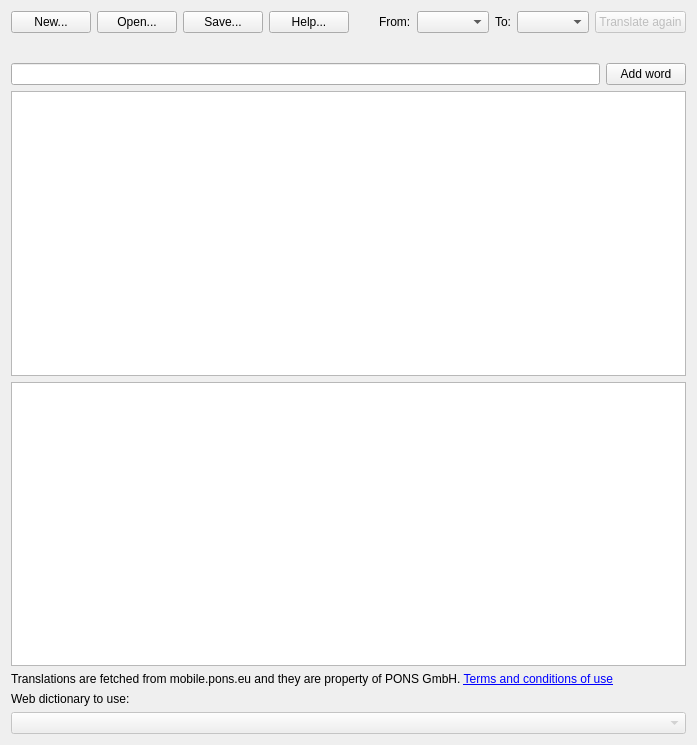
<?xml version="1.0" encoding="UTF-8"?>
<ui version="4.0">
 <class>MainWindow</class>
 <widget class="QMainWindow" name="MainWindow">
  <property name="geometry">
   <rect>
    <x>0</x>
    <y>0</y>
    <width>697</width>
    <height>745</height>
   </rect>
  </property>
  <property name="windowTitle">
   <string>Translator :)</string>
  </property>
  <widget class="QWidget" name="centralWidget">
   <layout class="QVBoxLayout" name="verticalLayout">
    <item>
     <layout class="QHBoxLayout" name="horizontalLayout_6">
      <item>
       <widget class="QPushButton" name="newButton">
        <property name="text">
         <string>New...</string>
        </property>
       </widget>
      </item>
      <item>
       <widget class="QPushButton" name="openButton">
        <property name="text">
         <string>Open...</string>
        </property>
       </widget>
      </item>
      <item>
       <widget class="QPushButton" name="saveButton">
        <property name="text">
         <string>Save...</string>
        </property>
       </widget>
      </item>
      <item>
       <widget class="QPushButton" name="helpButton">
        <property name="text">
         <string>Help...</string>
        </property>
       </widget>
      </item>
      <item>
       <spacer name="horizontalSpacer">
        <property name="orientation">
         <enum>Qt::Horizontal</enum>
        </property>
        <property name="sizeHint" stdset="0">
         <size>
          <width>40</width>
          <height>20</height>
         </size>
        </property>
       </spacer>
      </item>
      <item>
       <widget class="QLabel" name="fromLabel">
        <property name="text">
         <string>From:</string>
        </property>
       </widget>
      </item>
      <item>
       <widget class="QComboBox" name="sourceLanguage">
        <property name="sizePolicy">
         <sizepolicy hsizetype="Preferred" vsizetype="Minimum">
          <horstretch>0</horstretch>
          <verstretch>0</verstretch>
         </sizepolicy>
        </property>
       </widget>
      </item>
      <item>
       <widget class="QLabel" name="toLabel">
        <property name="text">
         <string>To:</string>
        </property>
       </widget>
      </item>
      <item>
       <widget class="QComboBox" name="targetLanguage">
        <property name="sizePolicy">
         <sizepolicy hsizetype="Preferred" vsizetype="Minimum">
          <horstretch>0</horstretch>
          <verstretch>0</verstretch>
         </sizepolicy>
        </property>
       </widget>
      </item>
      <item>
       <widget class="QPushButton" name="translateButton">
        <property name="enabled">
         <bool>false</bool>
        </property>
        <property name="text">
         <string>Translate again</string>
        </property>
       </widget>
      </item>
     </layout>
    </item>
    <item>
     <layout class="QHBoxLayout" name="horizontalLayout" stretch="1">
      <item>
       <widget class="QLabel" name="wordLabel">
        <property name="font">
         <font>
          <pointsize>12</pointsize>
          <weight>75</weight>
          <bold>true</bold>
         </font>
        </property>
        <property name="text">
         <string/>
        </property>
       </widget>
      </item>
     </layout>
    </item>
    <item>
     <layout class="QHBoxLayout" name="horizontalLayout_5">
      <item>
       <widget class="AddWordLineEdit" name="wordLineEdit"/>
      </item>
      <item>
       <widget class="QPushButton" name="addWordButton">
        <property name="text">
         <string>Add word</string>
        </property>
       </widget>
      </item>
     </layout>
    </item>
    <item>
     <widget class="TranslateChooser" name="translator"/>
    </item>
    <item>
     <layout class="QHBoxLayout" name="horizontalLayout_3">
      <item>
       <widget class="QTableView" name="resultTable">
        <attribute name="horizontalHeaderCascadingSectionResizes">
         <bool>true</bool>
        </attribute>
       </widget>
      </item>
     </layout>
    </item>
    <item>
     <widget class="QLabel" name="label">
      <property name="text">
       <string>Translations are fetched from mobile.pons.eu and they are property of PONS GmbH. &lt;a href=&quot;http://www.pons.eu/specials/cms/mobile/en/terms/&quot;&gt;Terms and conditions of use&lt;/a&gt;</string>
      </property>
      <property name="openExternalLinks">
       <bool>true</bool>
      </property>
     </widget>
    </item>
    <item>
     <widget class="QLabel" name="dictToUseLabel">
      <property name="text">
       <string>Web dictionary to use:</string>
      </property>
     </widget>
    </item>
    <item>
     <widget class="QComboBox" name="dict">
      <property name="enabled">
       <bool>false</bool>
      </property>
      <property name="currentIndex">
       <number>-1</number>
      </property>
     </widget>
    </item>
   </layout>
  </widget>
 </widget>
 <layoutdefault spacing="6" margin="11"/>
 <customwidgets>
  <customwidget>
   <class>TranslateChooser</class>
   <extends>QColumnView</extends>
   <header>translatechooser.h</header>
  </customwidget>
  <customwidget>
   <class>AddWordLineEdit</class>
   <extends>QLineEdit</extends>
   <header location="global">addwordlineedit.h</header>
  </customwidget>
 </customwidgets>
 <resources/>
 <connections/>
</ui>
